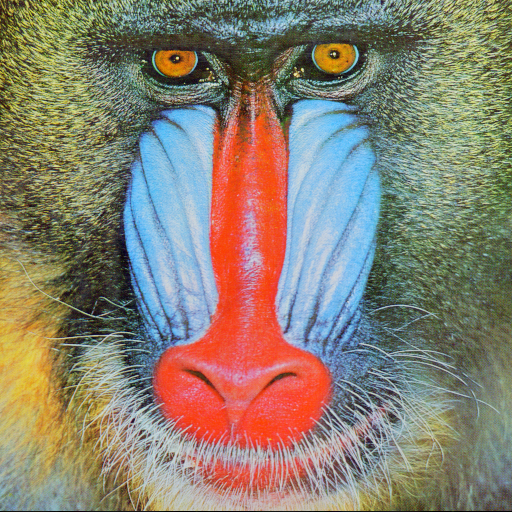
//> input picture Test2/baboon.png, 512 x 512 px
$ ./main   (built with g++ and OpenCV 4)
//> lines starting //> are read from the running program, lines starting //| are printed output that depends on the picture

#include <opencv2/imgproc.hpp>//calcHist
#include <opencv2/core.hpp>//Mat
#include <opencv2/highgui.hpp>
#include <vector>
#include <iostream>
using namespace cv;

int main() {
	Mat src;

	/// Load image
	src = imread("baboon.png", CV_LOAD_IMAGE_COLOR);
//> src is the input picture: 512 rows x 512 cols, CV_8UC3; mean B, G, R 113.1, 128.9, 137.4

	if (src.empty()) {
		return -1;
	}

	/// Separate the image in 3 places ( B, G and R )
	std::vector<Mat> bgr_planes;
	split(src, bgr_planes);
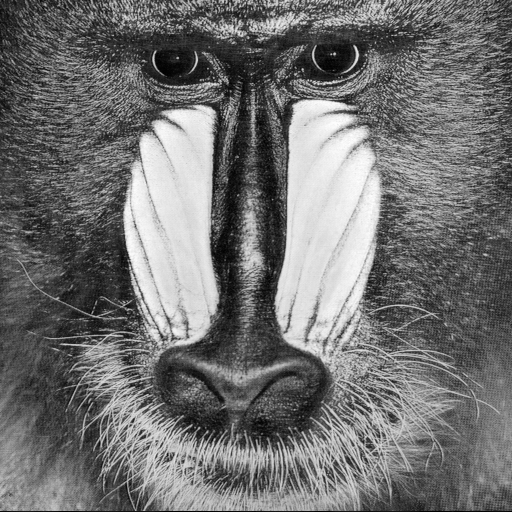
//> bgr_planes[0]: 512 rows x 512 cols, CV_8UC1; min 0, max 255, mean 113.1
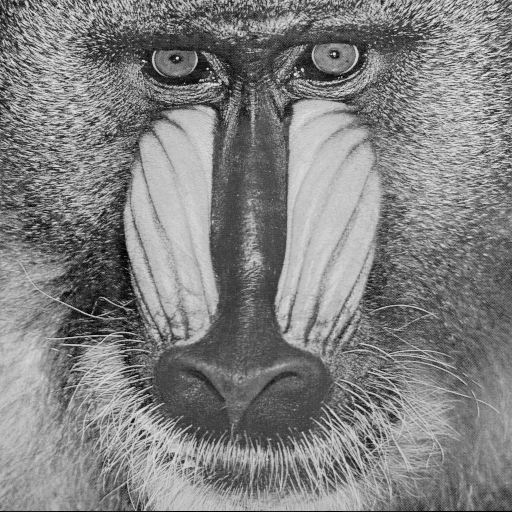
//> bgr_planes[1]: 512 rows x 512 cols, CV_8UC1; min 0, max 236, mean 128.9
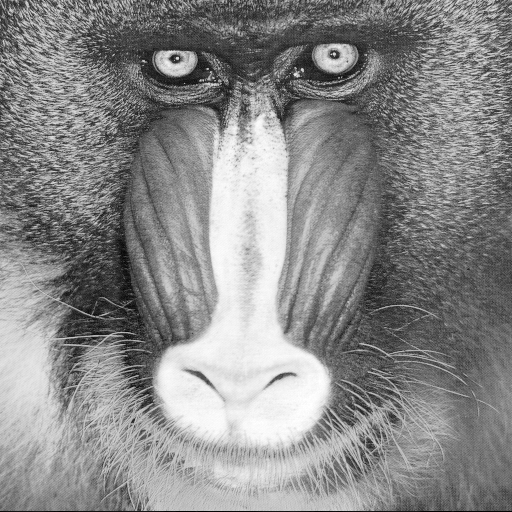
//> bgr_planes[2]: 512 rows x 512 cols, CV_8UC1; min 0, max 255, mean 137.4

	/// Establish the number of bins
	int nBins = 256;

	/// Set the ranges ( for B,G,R) )
	float range[] = { 0, 256 };
	const float* histRange = { range };

	/// Set the other parameters:
	int nImages = 1;


	//Output
	Mat b_hist, g_hist, r_hist;

	/// Compute the histograms:
	/// The results will be store in b_hist,g_hist,r_hist.
	/// The output type of the matrices is CV_32F (float)
	calcHist(&bgr_planes[0], nImages, 0, Mat(), b_hist, 1, &nBins, &histRange);
//> b_hist = 256 values, max 2081 at index 63, min 1 at index 254, mean 1024
	calcHist(&bgr_planes[1], nImages, 0, Mat(), g_hist, 1, &nBins, &histRange);
//> g_hist = 256 values, max 2644 at index 192, min 0 at index 232, mean 1024
	calcHist(&bgr_planes[2], nImages, 0, Mat(), r_hist, 1, &nBins, &histRange);
//> r_hist = 256 values, max 1845 at index 112, min 12 at index 9, mean 1024

	for (int i = 0 ; i< b_hist.rows ; i++)
	{
		printf("%d\n", cvRound(b_hist.at<float>(i,0)));
	}
//> this loop made 256 passes
//| 69
//| 26
//| 38
//| 54
//| 55
//| 84
//| 106
//| 117
//> (output is shown up to pass 8 of 256)
	//*****************************************************************
	// This is not relevant for the Assignment - You can read it for fun
	//*****************************************************************
	// Draw the histograms for B, G and R
	int hist_w = 512;
	int hist_h = 400;
	int bin_w = cvRound((double) hist_w / nBins);

	Mat histImage(hist_h, hist_w, CV_8UC3, Scalar(0, 0, 0));

	/// Normalize the result to [ 0, histImage.rows ]
	normalize(b_hist, b_hist, 0, histImage.rows, NORM_MINMAX, -1, Mat());
//> b_hist = 256 values, max 400 at index 63, min 0 at index 254, mean 196.7
	normalize(g_hist, g_hist, 0, histImage.rows, NORM_MINMAX, -1, Mat());
//> g_hist = 256 values, max 400 at index 192, min 0 at index 232, mean 154.9
	normalize(r_hist, r_hist, 0, histImage.rows, NORM_MINMAX, -1, Mat());
//> r_hist = 256 values, max 400 at index 112, min 0 at index 9, mean 220.8

	/// Draw for each channel
	for (int i = 1; i < nBins; i++) {
		line(histImage,
				Point(bin_w * (i - 1),
						hist_h - cvRound(b_hist.at<float>(i - 1))),
				Point(bin_w * (i), hist_h - cvRound(b_hist.at<float>(i))),
				Scalar(255, 0, 0), 2, 8, 0);
		line(histImage,
				Point(bin_w * (i - 1),
						hist_h - cvRound(g_hist.at<float>(i - 1))),
				Point(bin_w * (i), hist_h - cvRound(g_hist.at<float>(i))),
				Scalar(0, 255, 0), 2, 8, 0);
		line(histImage,
				Point(bin_w * (i - 1),
						hist_h - cvRound(r_hist.at<float>(i - 1))),
				Point(bin_w * (i), hist_h - cvRound(r_hist.at<float>(i))),
				Scalar(0, 0, 255), 2, 8, 0);
	}
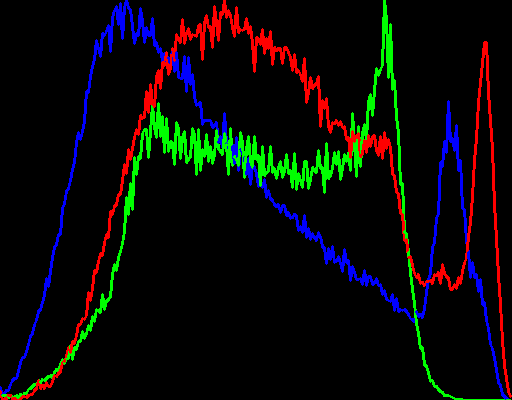
//> histImage: 400 rows x 512 cols, CV_8UC3; mean B, G, R 8.1, 9.9, 9.4

	/// Display
	namedWindow("calcHist Demo", CV_WINDOW_AUTOSIZE);
	imshow("calcHist Demo", histImage);

	waitKey(0);

	return 0;
}
